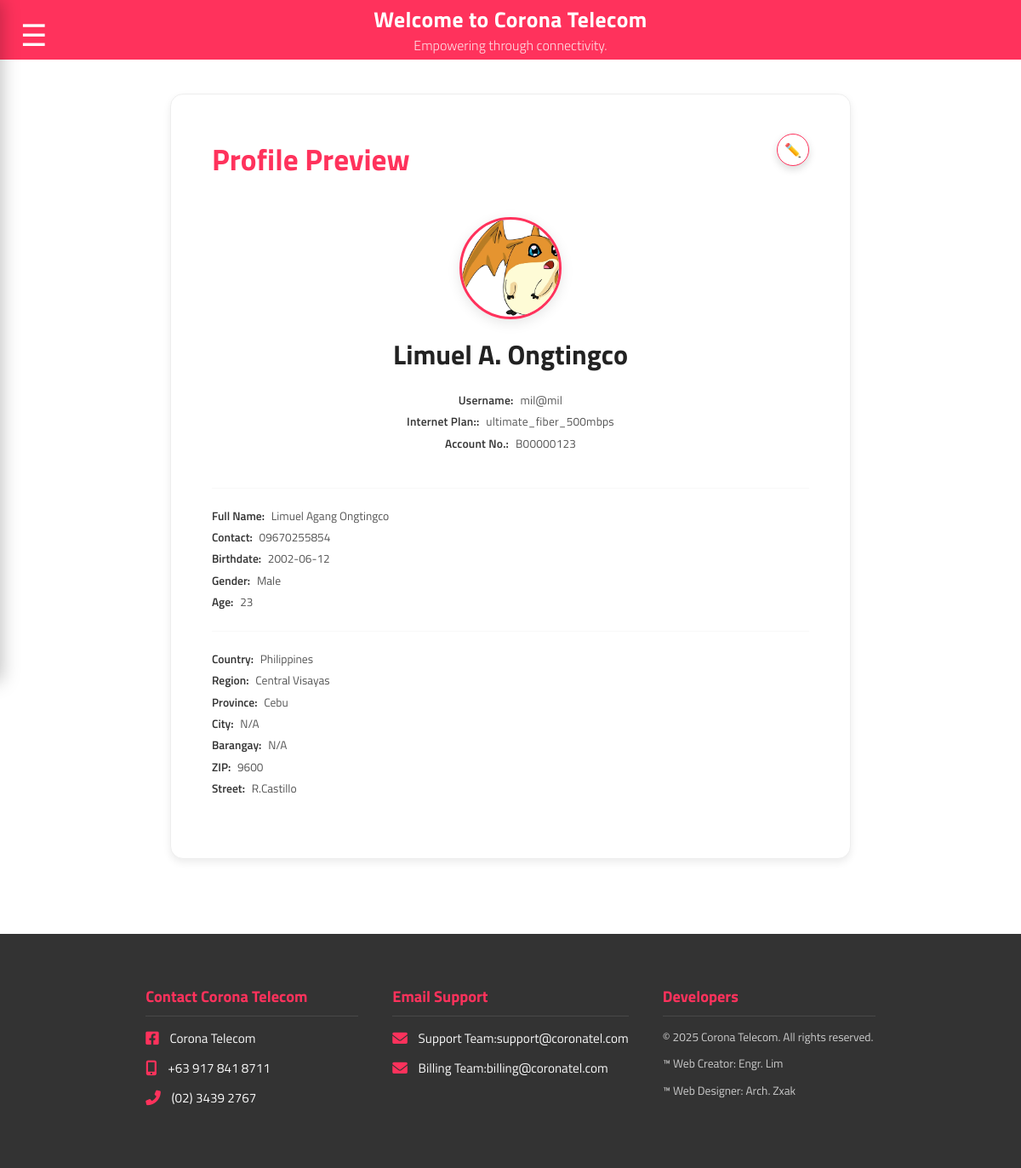
Screenshot of /cx/dashboard?tab=profile (signed in) with the database file from the repository.
### models.py (models this page shows, shortened)
class Cx(db.Model, UserMixin):
    id = db.Column(db.Integer, primary_key=True)
    email = db.Column(db.String(120), unique=True, nullable=False)
    password = db.Column(db.String(200), nullable=False)  # Hashed password
    name = db.Column(db.String(120))
    avatar = db.Column(db.String(255), default='default.png')
    contact = db.Column(db.String(50))
    account_number = db.Column(db.String(50))
    internet_plan = db.Column(db.String(50))
    first_name = db.Column(db.String(50))
    middle_name = db.Column(db.String(50))
    middle_initial = db.Column(db.String(50)) # Kept this for historical reasons or if you plan to use it differently
    surname = db.Column(db.String(50))
    extension_name = db.Column(db.String(50)) # Added this column
    birthdate = db.Column(db.Date)
    gender = db.Column(db.String(20))
    location_country = db.Column(db.String(50))
    location_region = db.Column(db.String(50))
    location_province = db.Column(db.String(50))
    location_city = db.Column(db.String(50))
    location_barangay = db.Column(db.String(50))
    location_zip = db.Column(db.String(20))
    location_street = db.Column(db.String(100))
    payments = db.relationship('PaymentProof', backref='customer', lazy=True)
    requests = db.relationship('CxRequest', backref='customer', lazy=True)

### app.py (the view)
@app.route('/cx/dashboard')
@login_required
def cx_dashboard():
    tab = request.args.get('tab', 'home')
    age = calculate_age(current_user.birthdate)
    uploads = PaymentProof.query.filter_by(cx_id=current_user.id).order_by(PaymentProof.uploaded_at.desc()).all()
    requests = CxRequest.query.filter_by(cx_id=current_user.id).order_by(CxRequest.created_at.desc()).all()
    return render_template(
        'cx/dashboard.html',
        active_tab=tab,
        tab=tab, age=age,
        dashboard_header=True,
        previous_uploads=uploads,
        user_requests=requests,
        now=datetime.now()
    )

### app.py (called while the page is built)
@login_manager.user_loader
def load_user(user_id):
    return db.session.get(Cx, int(user_id))

def calculate_age(birthdate):
    if birthdate:
        today = date.today()
        return today.year - birthdate.year - ((today.month, today.day) < (birthdate.month, birthdate.day))
    return None

### templates/cx/dashboard.html (shortened to what this page needs)
{% extends "base.html" %}
{% block content %}
<link rel="stylesheet" href="{{ url_for('static', filename='style.css') }}">
<button id="sidebarToggle" class="toggle-btn">☰</button>
<div class="main" id="main">
    <div class="tab-wrapper">
        {% if active_tab == 'profile' %}
            {% include 'cx/profile_tab.html' %}
        {% elif active_tab == 'billing' %}
            {% include 'cx/billing_tab.html' %}
        {% endif %}
    </div>
</div>
{% endblock %}

### templates/base.html (shortened to what this page needs)
<!DOCTYPE html>
<html lang="en">
<head>
  <link rel="stylesheet" href="https://cdnjs.cloudflare.com/ajax/libs/font-awesome/5.15.4/css/all.min.css">
  <link rel="stylesheet" href="https://cdnjs.cloudflare.com/ajax/libs/font-awesome/6.0.0-beta3/css/all.min.css">
  {% if config['ENV_MODE'] == 'production' %}
    <link rel="stylesheet" href="{{ url_for('static', filename='css/purged.css') }}">
  {% else %}
    <link rel="stylesheet" href="{{ url_for('static', filename='css/style.css') }}">
  {% endif %}
</head>
<body>
 <header class="{% if dashboard_header %}dashboard-header{% else %}compact-header{% endif %}">
      {% if dashboard_header %}
        <h1 class="main-title">Welcome to Corona Telecom</h1>
        <p class="subtitle">Empowering through connectivity.</p>
      {% else %}
        <img src="{{ url_for('static', filename='logo2.png') }}" alt="Corona Telecom" class="logo">
        <h1 class="tagline">Empowering through connectivity.</h1>
      {% endif %}
    </header>
 <main>
  {% block content %}{% endblock %}
</main>
 <footer class="main-footer">
    <div class="footer-content">
        <div class="footer-section contact-info">
            <h3>Contact Corona Telecom</h3>
            <p><i class="fab fa-facebook-square"></i> <a href="https://www.facebook.com/CoronaTelecom" target="_blank" rel="noopener noreferrer">Corona Telecom</a></p>
            <p><i class="fas fa-mobile-alt"></i> <a href="tel:+639123456789">+63 917 841 8711</a></p>
            <p><i class="fas fa-phone-alt"></i>  <a href="tel:+63821234567">(02) 3439 2767</a></p>
        </div>
        <div class="footer-section email-info">
            <h3>Email Support</h3>
            <p><i class="fas fa-envelope"></i> Support Team: <a href="mailto:support@coronatel.com">support@coronatel.com</a></p>
            <p><i class="fas fa-envelope"></i> Billing Team: <a href="mailto:billing@coronatel.com">billing@coronatel.com</a></p>
        </div>
        <div class="footer-section footer-bottom">
        <h3>Developers</h3>
        <p>&copy; 2025 Corona Telecom. All rights reserved.</p>
		<p>&trade; Web Creator: Engr. Lim</p>
		<p>&trade; Web Designer: Arch. Zxak</p>
    </div>
</footer>
</body>
</html>

### templates/cx/profile_tab.html (shortened to what this page needs)
<div class="card profile-container">
    {% if request.args.get('edit') != '1' %}
    <div class="profile-summary">
        <div class="profile-preview-header">
            <span class="preview-heading">Profile Preview</span>
            <a href="{{ url_for('cx_dashboard', tab='profile', edit='1') }}" class="edit-profile-btn">
                ✏️
            </a>
        </div>
        <div class="profile-hero-section">
            <img src="{{ url_for('static', filename='uploads/' + (current_user.avatar or 'logo.jpg')) }}" alt="Avatar" class="avatar-display-large">
            <h2 class="user-display-name">{{ current_user.name }}</h2>
            <div class="user-main-info">
                 <p class="detail-item"><strong>Username:</strong> <span>{{ current_user.email or 'N/A' }}</span></p>
                 <p class="detail-item"><strong>Internet Plan::</strong> <span>{{ current_user.internet_plan or 'N/A' }}</span></p>
				 <p class="detail-item"><strong>Account No.:</strong> <span>{{ current_user.account_number or 'N/A' }}</span></p>
             </div>
        </div>
        <div class="profile-details-group">
            <p class="detail-item"><strong>Full Name:</strong> <span>{{ current_user.first_name or '' }} {{ current_user.middle_name or '' }} {{ current_user.surname or '' }}</span></p>
			<p class="detail-item"><strong>Contact:</strong> <span>{{ current_user.contact or 'N/A' }}</span></p>
            <p class="detail-item"><strong>Birthdate:</strong> <span>{{ current_user.birthdate or 'N/A' }}</span></p>
            <p class="detail-item"><strong>Gender:</strong> <span>{{ current_user.gender or 'N/A' }}</span></p>
			<p class="detail-item"><strong>Age:</strong> <span>{{ age or 'N/A' }}</span></p>
        </div>
        <div class="profile-details-group">
            <p class="detail-item"><strong>Country:</strong> <span>{{ current_user.location_country or 'N/A' }}</span></p>
            <p class="detail-item"><strong>Region:</strong> <span>{{ current_user.location_region or 'N/A' }}</span></p>
            <p class="detail-item"><strong>Province:</strong> <span>{{ current_user.location_province or 'N/A' }}</span></p>
            <p class="detail-item"><strong>City:</strong> <span>{{ current_user.location_city or 'N/A' }}</span></p>
            <p class="detail-item"><strong>Barangay:</strong> <span>{{ current_user.location_barangay or 'N/A' }}</span></p>
            <p class="detail-item"><strong>ZIP:</strong> <span>{{ current_user.location_zip or 'N/A' }}</span></p>
            <p class="detail-item"><strong>Street:</strong> <span>{{ current_user.location_street or 'N/A' }}</span></p>
        </div>
    </div>
    {% endif %}
</div>

### rows the page displays
Cx: avatar (picture), name "Limuel A. Ongtingco", email "mil@mil", internet_plan "ultimate_fiber_500mbps", account_number "B00000123", first_name "Limuel", middle_name "Agang", surname "Ongtingco", contact "09670255854", birthdate "2002-06-12", gender "Male", location_country "Philippines", location_region "Central Visayas", location_province "Cebu", location_city "N/A", location_barangay "N/A", location_zip "9600", location_street "R.Castillo"

### other values shown
{{ age or 'N/A' }} "23"
